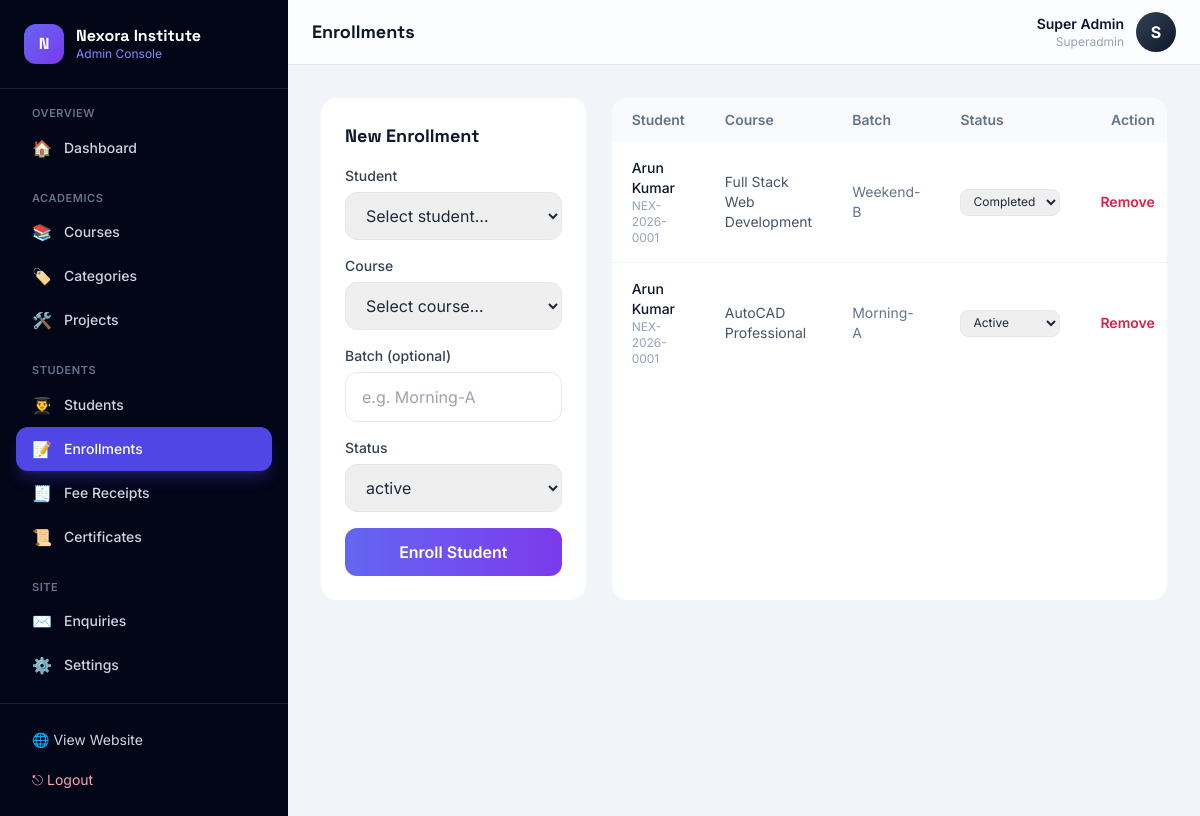
Page /admin/enrollments.php (signed in) on the committed database.
### tables this page shows
CREATE TABLE enrollments (
  id          INT AUTO_INCREMENT PRIMARY KEY,
  student_id  INT NOT NULL,
  course_id   INT NOT NULL,
  batch       VARCHAR(60) NULL,
  enroll_date DATE DEFAULT (CURRENT_DATE),
  status      ENUM('active','completed','dropped') DEFAULT 'active',
  created_at  TIMESTAMP DEFAULT CURRENT_TIMESTAMP,
  CONSTRAINT fk_enr_student FOREIGN KEY (student_id) REFERENCES students(id) ON DELETE CASCADE,
  CONSTRAINT fk_enr_course  FOREIGN KEY (course_id)  REFERENCES courses(id)  ON DELETE CASCADE
);

CREATE TABLE students (
  id            INT AUTO_INCREMENT PRIMARY KEY,
  student_code  VARCHAR(40) NOT NULL UNIQUE,
  name          VARCHAR(140) NOT NULL,
  email         VARCHAR(150) NOT NULL UNIQUE,
  phone         VARCHAR(20)  NULL,
  password_hash VARCHAR(255) NOT NULL,
  dob           DATE NULL,
  gender        ENUM('Male','Female','Other') NULL,
  address       VARCHAR(255) NULL,
  photo         VARCHAR(255) NULL,
   
  details_locked TINYINT(1) DEFAULT 0,
  status        ENUM('active','inactive') DEFAULT 'active',
  created_at    TIMESTAMP DEFAULT CURRENT_TIMESTAMP
);

CREATE TABLE courses (
  id              INT AUTO_INCREMENT PRIMARY KEY,
  title           VARCHAR(160) NOT NULL,
  slug            VARCHAR(180) NOT NULL UNIQUE,
  category_id     INT NULL,
  short_desc      VARCHAR(255) NULL,
  description     TEXT NULL,
  duration        VARCHAR(60)  DEFAULT '3 Months',
  level           ENUM('Beginner','Intermediate','Advanced') DEFAULT 'Beginner',
  price           DECIMAL(10,2) DEFAULT 0,
  discount_price  DECIMAL(10,2) NULL,
  software        VARCHAR(255) NULL,
  syllabus        TEXT NULL,
  image           VARCHAR(255) NULL,
  is_featured     TINYINT(1) DEFAULT 0,
  status          ENUM('active','draft') DEFAULT 'active',
  created_at      TIMESTAMP DEFAULT CURRENT_TIMESTAMP,
  CONSTRAINT fk_course_cat FOREIGN KEY (category_id) REFERENCES categories(id) ON DELETE SET NULL
);

### includes/functions.php (called while the page is built, shortened)
<?php
require_once __DIR__ . '/../config/database.php';
function e(?string $str): string
{
    return htmlspecialchars($str ?? '', ENT_QUOTES, 'UTF-8');
}
function url(string $path = ''): string
{
    return BASE_URL . '/' . ltrim($path, '/');
}
function settings(): array
{
    $cache = [];
    try {
        $rows = db()->query('SELECT skey, svalue FROM settings')->fetchAll();
        foreach ($rows as $r) {
            $cache[$r['skey']] = $r['svalue'];
        }
    } catch (Throwable $e) {
        $cache = [];
    }
    return $cache;
}
function setting(string $key, string $default = ''): string
{
    $s = settings();
    return $s[$key] ?? $default;
}
function admin_logged_in(): bool
{
    return !empty($_SESSION['admin_id']);
}
function current_admin(): ?array
{
    static $admin = null;
    if ($admin === null) {
        $stmt = db()->prepare('SELECT * FROM admins WHERE id = ?');
        $stmt->execute([$_SESSION['admin_id']]);
        $admin = $stmt->fetch() ?: null;
    }
    return $admin;
}

### config/database.php (called while the page is built, shortened)
<?php
function db(): PDO
{
    if (isset($GLOBALS['__app_pdo']) && $GLOBALS['__app_pdo'] instanceof PDO) {
        return $GLOBALS['__app_pdo'];
    }
    $dsn = sprintf('mysql:host=%s;dbname=%s;charset=%s', DB_HOST, DB_NAME, DB_CHARSET);
    $options = [
        PDO::ATTR_ERRMODE            => PDO::ERRMODE_EXCEPTION,
        PDO::ATTR_DEFAULT_FETCH_MODE => PDO::FETCH_ASSOC,
        PDO::ATTR_EMULATE_PREPARES   => false,
    ];
    return $GLOBALS['__app_pdo'];
}

### admin/enrollments.php (the view, shortened to what this page needs)
<?php
require_once __DIR__ . '/_layout.php';
$d = db();
$students = $d->query("SELECT id,name,student_code FROM students ORDER BY name")->fetchAll();
$rows = $d->query("SELECT e.*, s.name AS student, s.student_code, c.title AS course FROM enrollments e JOIN students s ON s.id=e.student_id JOIN courses c ON c.id=e.course_id ORDER BY e.id DESC")->fetchAll();
admin_layout_top('enrollments', 'Enrollments');
?>
<div class="grid lg:grid-cols-3 gap-6">
  <div class="rounded-2xl bg-white border border-slate-100 p-6 h-fit">
    <h3 class="font-display text-lg font-bold text-slate-900 mb-4">New Enrollment</h3>
    <form method="post" class="space-y-4">
      <div><?= field_label('Student') ?><select name="student_id" required class="w-full px-4 py-3 rounded-xl border border-slate-200 focus:outline-none focus:ring-2 focus:ring-brand-400"><option value="">Select student…</option><?php foreach($students as $s): ?><option value="<?= $s['id'] ?>"><?= e($s['name']) ?> (<?= e($s['student_code']) ?>)</option><?php endforeach; ?></select></div>
      <div><?= field_label('Course') ?><select name="course_id" required class="w-full px-4 py-3 rounded-xl border border-slate-200 focus:outline-none focus:ring-2 focus:ring-brand-400"><option value="">Select course…</option></select></div>
      <div><?= field_label('Batch (optional)') ?><input name="batch" placeholder="e.g. Morning-A" class="w-full px-4 py-3 rounded-xl border border-slate-200 focus:outline-none focus:ring-2 focus:ring-brand-400"></div>
      <div><?= field_label('Status') ?><select name="status" class="w-full px-4 py-3 rounded-xl border border-slate-200 focus:outline-none focus:ring-2 focus:ring-brand-400"><?php foreach(['active','completed','dropped'] as $st): ?><option><?= $st ?></option><?php endforeach; ?></select></div>
      <button class="w-full px-6 py-3 rounded-xl bg-gradient-to-r from-brand-500 to-violet-600 text-white font-semibold hover:opacity-90 transition">Enroll Student</button>
    </form>
  </div>
  <div class="lg:col-span-2 rounded-2xl bg-white border border-slate-100 overflow-hidden">
    <div class="overflow-x-auto">
      <table class="w-full text-sm">
        <thead class="bg-slate-50 text-slate-500 text-left"><tr><th class="px-5 py-3 font-semibold">Student</th><th class="px-5 py-3 font-semibold">Course</th><th class="px-5 py-3 font-semibold">Batch</th><th class="px-5 py-3 font-semibold">Status</th><th class="px-5 py-3 font-semibold text-right">Action</th></tr></thead>
        <tbody class="divide-y divide-slate-100">
          <?php foreach ($rows as $r): ?>
            <tr class="hover:bg-slate-50">
              <td class="px-5 py-4"><p class="font-medium text-slate-900"><?= e($r['student']) ?></p><p class="text-xs text-slate-400"><?= e($r['student_code']) ?></p></td>
              <td class="px-5 py-4 text-slate-600"><?= e($r['course']) ?></td>
              <td class="px-5 py-4 text-slate-500"><?= e($r['batch'] ?: '—') ?></td>
              <td class="px-5 py-4">
                <form method="post" class="inline"><?= csrf_field() ?><input type="hidden" name="do" value="status"><input type="hidden" name="id" value="<?= $r['id'] ?>">
                  <select name="status" onchange="this.form.submit()" class="px-2 py-1 rounded-lg border border-slate-200 text-xs capitalize"><?php foreach(['active','completed','dropped'] as $st): ?><option <?= $r['status']===$st?'selected':'' ?>><?= $st ?></option><?php endforeach; ?></select>
                </form>
              </td>
              <td class="px-5 py-4 text-right"><form method="post" class="inline" onsubmit="return confirm('Remove enrollment?')"><button class="text-rose-600 font-semibold">Remove</button></form></td>
            </tr>
          <?php endforeach; ?>
        </tbody>
      </table>
    </div>
  </div>
</div>
<?php admin_layout_bottom(); ?>

### admin/_layout.php (shortened to what this page needs)
<?php
require_once __DIR__ . '/../includes/functions.php';
$admin = current_admin();
function admin_layout_top(string $active, string $title): void
{
    global $admin;
    $groups = [
        'Overview' => [
            'dashboard' => ['Dashboard', '🏠', 'index.php'],
        ],
        'Academics' => [
            'courses'      => ['Courses',      '📚', 'courses.php'],
            'categories'   => ['Categories',   '🏷️', 'categories.php'],
            'projects'     => ['Projects',     '🛠️', 'projects.php'],
        ],
        'Students' => [
            'students'     => ['Students',     '👨‍🎓', 'students.php'],
            'enrollments'  => ['Enrollments',  '📝', 'enrollments.php'],
            'payments'     => ['Fee Receipts', '🧾', 'payments.php'],
            'certificates' => ['Certificates', '📜', 'certificates.php'],
        ],
        'Site' => [
            'contacts'     => ['Enquiries',    '✉️', 'contacts.php'],
            'settings'     => ['Settings',     '⚙️', 'settings.php'],
        ],
    ];
    ?>
<!DOCTYPE html><html lang="en" class="scroll-smooth"><head>
<script src="https://cdn.tailwindcss.com"></script>
<link rel="stylesheet" href="<?= url('assets/css/style.css') ?>">
</head><body class="font-sans bg-slate-100 text-slate-800 antialiased">
<div class="min-h-screen lg:flex">
  <aside id="sidebar" class="fixed lg:static inset-y-0 left-0 z-40 w-72 bg-slate-950 text-slate-300 transform -translate-x-full lg:translate-x-0 transition-transform duration-300 flex flex-col">
    <div class="p-6 flex items-center gap-3 border-b border-white/10">
      <span class="grid place-items-center w-10 h-10 rounded-xl bg-gradient-to-br from-brand-500 to-violet-600 text-white font-display font-bold">N</span>
      <div><p class="font-display font-bold text-white leading-tight"><?= e(setting('site_name')) ?></p><p class="text-xs text-brand-400">Admin Console</p></div>
    </div>
    <nav class="flex-1 p-4 space-y-5 overflow-y-auto">
      <?php foreach ($groups as $gname => $items): ?>
        <div>
          <p class="px-4 text-[11px] uppercase tracking-wider text-slate-500 font-semibold mb-1"><?= $gname ?></p>
          <?php foreach ($items as $key => $item): $is = $key === $active; ?>
            <a href="<?= url('admin/' . $item[2]) ?>" class="flex items-center gap-3 px-4 py-2.5 rounded-xl text-sm font-medium transition <?= $is ? 'bg-brand-600 text-white shadow-lg shadow-brand-600/30' : 'hover:bg-white/5 hover:text-white' ?>">
              <span class="text-base"><?= $item[1] ?></span><?= $item[0] ?>
            </a>
          <?php endforeach; ?>
        </div>
      <?php endforeach; ?>
    </nav>
    <div class="p-4 border-t border-white/10">
      <a href="<?= url('index.php') ?>" target="_blank" class="flex items-center gap-3 px-4 py-2.5 rounded-xl text-sm hover:bg-white/5 hover:text-white transition">🌐 View Website</a>
      <a href="<?= url('admin/logout.php') ?>" class="flex items-center gap-3 px-4 py-2.5 rounded-xl text-sm text-rose-300 hover:bg-rose-500/10 transition">⎋ Logout</a>
    </div>
  </aside>
  <div class="flex-1 min-w-0 flex flex-col">
    <header class="sticky top-0 z-20 bg-white/80 backdrop-blur border-b border-slate-200">
      <div class="px-4 sm:px-6 h-16 flex items-center justify-between">
        <div class="flex items-center gap-3">
          <h1 class="font-display font-bold text-lg text-slate-900"><?= e($title) ?></h1>
        </div>
        <div class="flex items-center gap-3">
          <div class="text-right hidden sm:block"><p class="text-sm font-semibold text-slate-900"><?= e($admin['name']) ?></p><p class="text-xs text-slate-400 capitalize"><?= e($admin['role']) ?></p></div>
          <span class="grid place-items-center w-10 h-10 rounded-full bg-gradient-to-br from-slate-700 to-slate-900 text-white font-bold"><?= e(strtoupper(substr($admin['name'],0,1))) ?></span>
        </div>
      </div>
    </header>
    <main class="flex-1 p-4 sm:p-6 lg:p-8">
    <?php
}
function admin_layout_bottom(): void
{
    ?>
    </main>
  </div>
</div>
</body></html>
    <?php
}
function field_label(string $t): string { return '<label class="block text-sm font-medium text-slate-700 mb-1.5">' . e($t) . '</label>'; }

### assets/css/style.css (style rules this page uses)
:root { --brand: #4f46e5; --brand-light: #818cf8; }
html { -webkit-tap-highlight-color: transparent; }

### rows in the picture
enrollments: student.name "Arun Kumar", student.student_code "NEX-2026-0001", course.title "Full Stack Web Development", batch "Weekend-B", status "completed"
enrollments: student.name "Arun Kumar", student.student_code "NEX-2026-0001", course.title "AutoCAD Professional", batch "Morning-A", status "active"

### other values in the picture
setting('site_name') "Nexora Institute"
$gname "OVERVIEW"
$item[1] "🏠"
$item[0] "Dashboard"
$gname "ACADEMICS"
$item[1] "📚"
$item[0] "Courses"
$item[1] "🏷️"
$item[0] "Categories"
$item[1] "🛠️"
$item[0] "Projects"
$gname "STUDENTS"
$item[1] "👨‍🎓"
$item[0] "Students"
$item[1] "📝"
